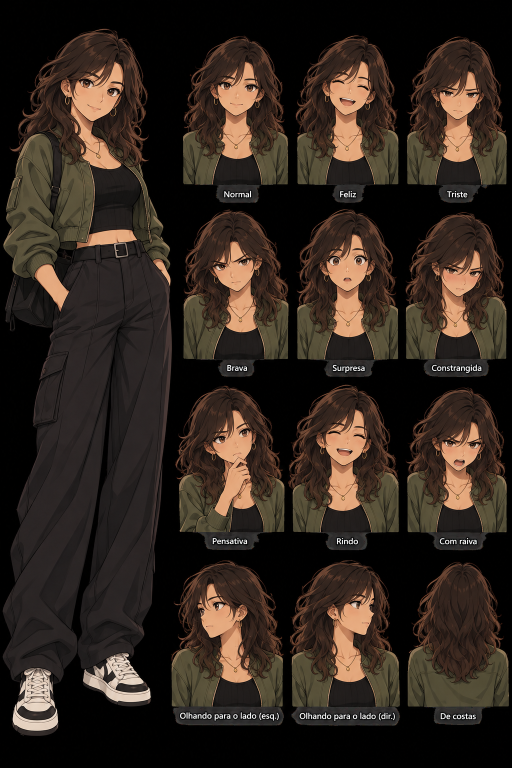
#> input picture Ficha de Personagem_ Expressões e Vistas.png, 1024 x 1536 px (shown at 1/2 size)
$ python recortar_sprites_2.py
#> lines starting #> are read from the running program, lines starting #| are printed output that depends on the picture; after the words box and inside, x2 and y2 are one past the last pixel; in counts of white or black regions, pixels touching at a corner belong together
import os
import numpy as np
from PIL import Image
from scipy import ndimage

im = Image.open('Ficha de Personagem_ Expressões e Vistas.png').convert('RGBA')
arr = np.array(im)

out_dir = 'sprites_recortados_2'
os.makedirs(out_dir, exist_ok=True)

def clean_patch_rgba(patch, hair_limit):
#> called with hair_limit = 330
    out = patch.copy()
    v = out[:, :, :3].max(axis=2).astype(np.float32)
    fg = v > 12
#> fg: shape (1428, 346) bool; 69.7% white; 623 black regions (569 under 20 px), largest, box (x1, y1, x2, y2) and area: (0, 0, 346, 1428) 143968, (107, 434, 155, 492) 441, (247, 279, 286, 386) 219

    # Mantém apenas o componente principal (elimina textos de legenda e ruídos)
    labeled, num = ndimage.label(fg)
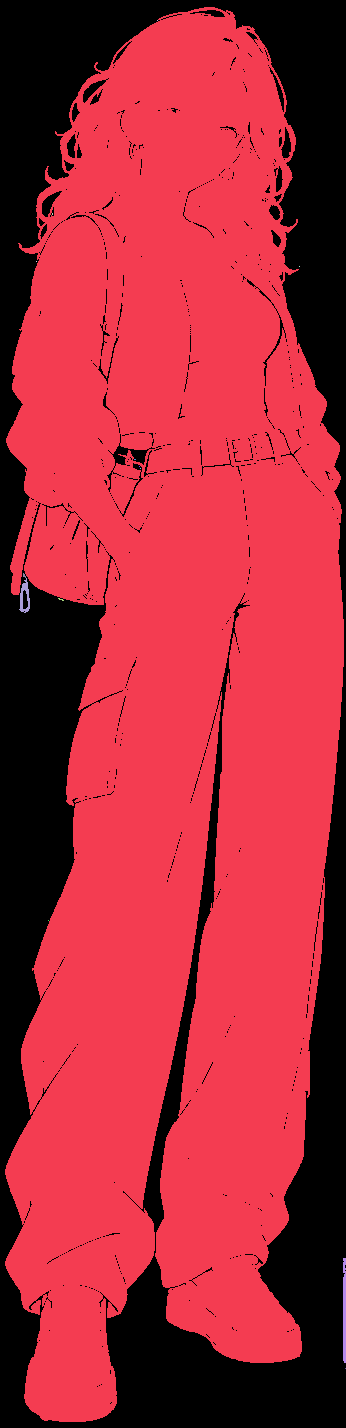
#> labeled: shape (1428, 346) int32; 15 distinct labels, from 0 to 14; one colour per label, 0 black
#> num = 14
    if num == 0:
        return out
    sizes = ndimage.sum(fg, labeled, range(1, num + 1))
#> sizes = [343988, 1, 2, 1, 1, 2, 1, 1, 9, 184, 8, 1, 303, 1]
    main_lbl = np.argmax(sizes) + 1
#> main_lbl = 1
    clean_fg = (labeled == main_lbl)
#> clean_fg: shape (1428, 346) bool; 69.6% white; 620 black regions (567 under 20 px), largest, box (x1, y1, x2, y2) and area: (0, 0, 346, 1428) 144556, (107, 434, 155, 492) 443, (247, 279, 286, 386) 219

    # Preenche regiões escuras internas da silhueta (blusa preta, cinto, cílios, etc.)
    filled_fg = ndimage.binary_fill_holes(clean_fg)
#> filled_fg: shape (1428, 346) bool; 70.8% white; 1 black region, box (x1, y1, x2, y2) and area: (0, 0, 346, 1428) 144319

    # Reabre os vãos entre mechas. O fundo original nem sempre é preto puro:
    # a antialiasing produz pixels de valor 2..12 que a regra anterior deixava opacos.
    dist_to_ext = ndimage.distance_transform_edt(filled_fg)
    holes = filled_fg & (~clean_fg)
#> holes: shape (1428, 346) bool; 1.2% white; 639 white regions (585 under 20 px), largest, box (x1, y1, x2, y2) and area: (107, 434, 155, 492) 443, (247, 279, 286, 386) 219, (42, 191, 62, 217) 213
    h_labeled, h_num = ndimage.label(holes)
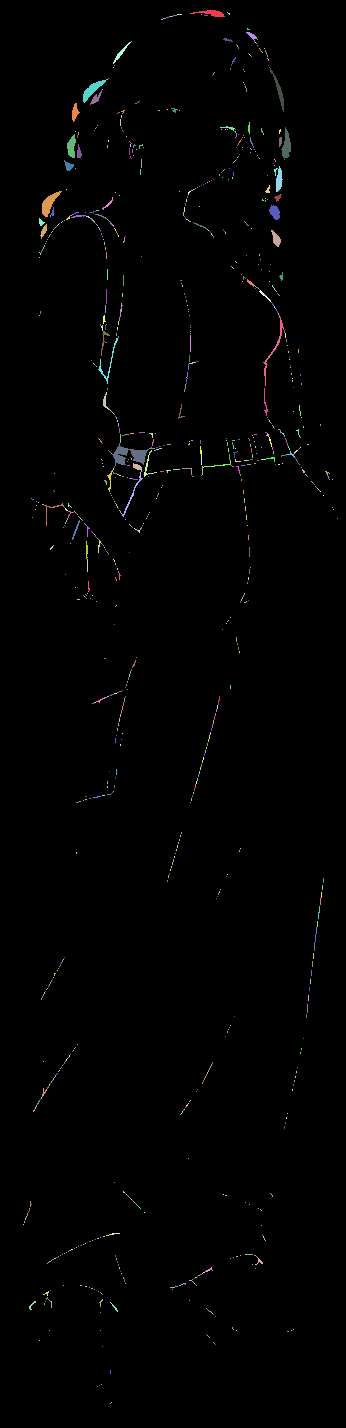
#> h_labeled: shape (1428, 346) int32; 1130 distinct labels, from 0 to 1129; one colour per label, 0 black
#> h_num = 1129
    for i in range(1, h_num + 1):
        h_mask = (h_labeled == i)
        ys, _ = np.where(h_mask)
        if ys.min() < hair_limit and dist_to_ext[h_mask].min() <= 12:
            filled_fg[h_mask] = False
#> this loop made 1129 passes
#> ys on passes 2 to 4: [12], [13, 13, 14], [14, 14, 14, 14, 14]
#> pass 1, in clean_patch_rgba, `h_mask = (h_labeled == i)`:
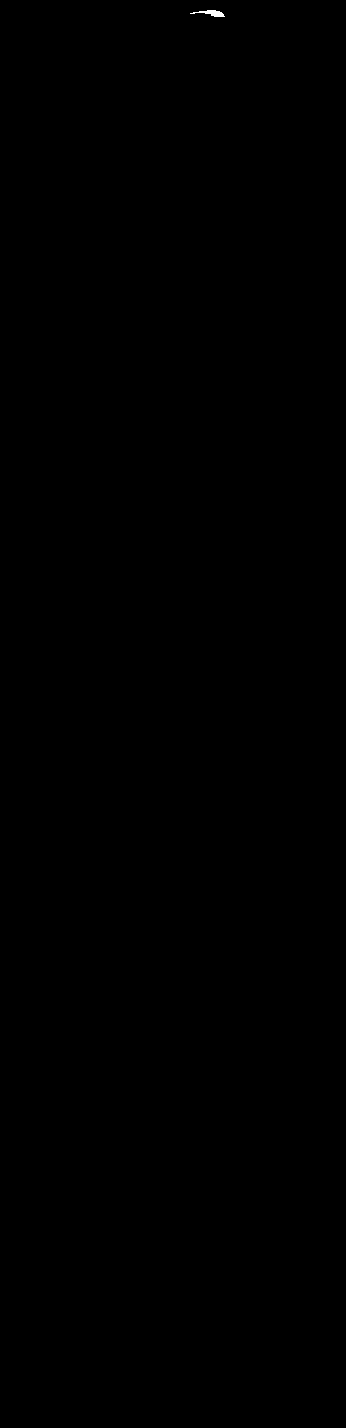
#> h_mask: shape (1428, 346) bool; 0.02% white; 1 white region, box (x1, y1, x2, y2) and area: (190, 10, 225, 17) 119
#> after the loop:
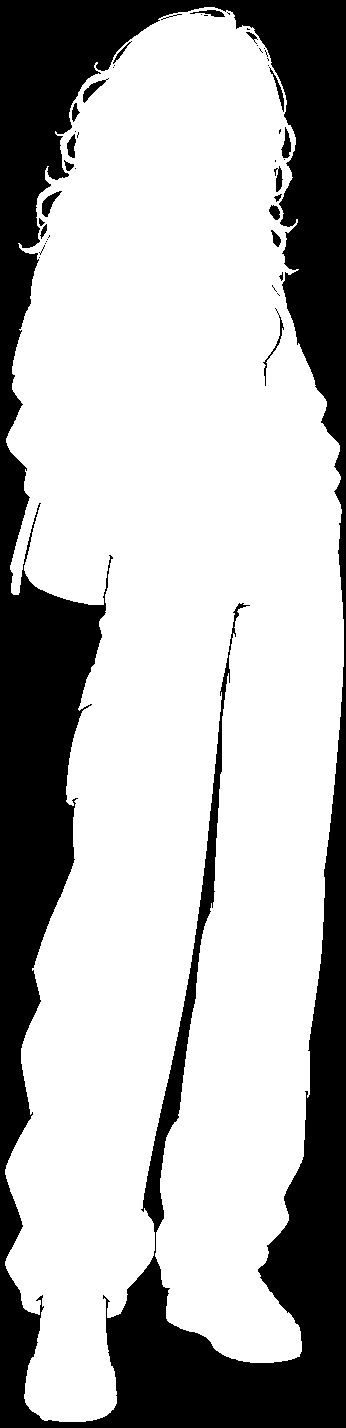
#> filled_fg: shape (1428, 346) bool; 70.4% white; 46 black regions (27 under 20 px), largest, box (x1, y1, x2, y2) and area: (0, 0, 346, 1428) 144319, (42, 191, 62, 217) 213, (83, 78, 109, 103) 191
#> after the loop: h_mask: shape (1428, 346) bool; 0% white in thin lines or dots, all inside (x1, y1, x2, y2) = (110, 1403, 111, 1404)

    interior = ndimage.binary_erosion(filled_fg, iterations=1)
#> interior: shape (1428, 346) bool; 69.1% white; 11 black regions (2 under 20 px), largest, box (x1, y1, x2, y2) and area: (0, 0, 346, 1428) 151267, (262, 307, 285, 387) 310, (41, 190, 63, 218) 277
    near_edge = ndimage.binary_dilation(filled_fg, iterations=1)
#> near_edge: shape (1428, 346) bool; 71.7% white; 39 black regions (22 under 20 px), largest, box (x1, y1, x2, y2) and area: (0, 0, 346, 1428) 134589, (144, 721, 221, 1232) 4306, (43, 192, 60, 216) 153

    # Suaviza a borda [4, 32] -> alpha [0, 255]
    a_new = np.clip((v - 4.0) * (255.0 / (32.0 - 4.0)), 0, 255)
    a_new[~near_edge] = 0
    a_new[interior] = 255
    out[:, :, 3] = np.round(a_new).astype(np.uint8)
    out[out[:, :, 3] == 0, :3] = 0
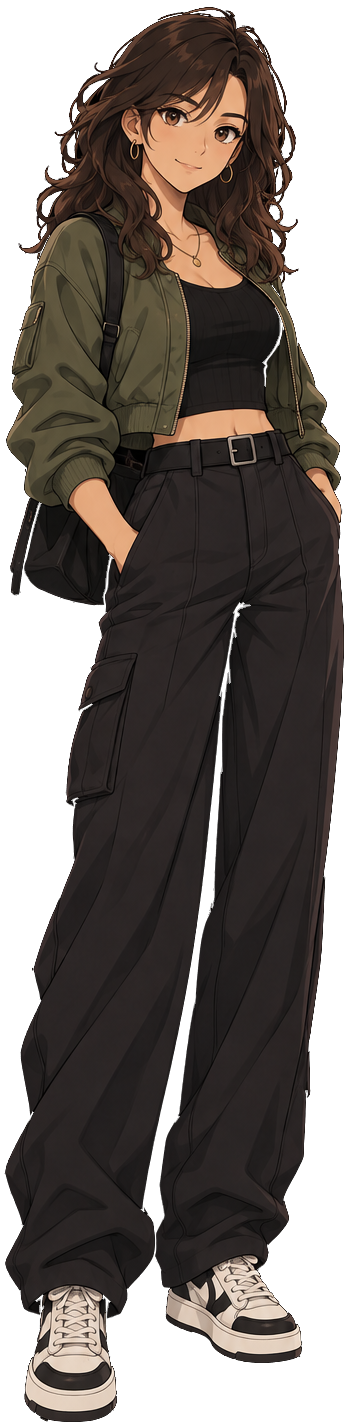
#> out: shape (1428, 346, 4); mean of channels 0, 1, 2, 3 43.1, 36, 31.5, 179; transparent parts drawn white
    return out

# 1. Personagem de corpo inteiro
fb_patch = clean_patch_rgba(arr[50:1478, 0:346], hair_limit=330)
ys, xs = np.where(fb_patch[:, :, 3] > 0)
fb_crop = fb_patch[ys.min():ys.max()+1, xs.min():xs.max()+1]
fb_canvas = np.zeros((fb_crop.shape[0] + 8, fb_crop.shape[1] + 8, 4), dtype=np.uint8)
fb_canvas[4:4+fb_crop.shape[0], 4:4+fb_crop.shape[1]] = fb_crop
Image.fromarray(fb_canvas, 'RGBA').save(os.path.join(out_dir, '00_corpo_inteiro.png'), compress_level=9)
print('Saved 00_corpo_inteiro.png:', fb_canvas.shape[1], 'x', fb_canvas.shape[0])
#| Saved 00_corpo_inteiro.png: 348 x 1423

# 2. 12 Expressões (Canvas padronizado: 240 x 310, alinhado na base e centralizado pelos ombros)
STD_W, STD_H = 240, 310
rows_y = [(65, 367), (415, 717), (765, 1063), (1115, 1412)]
cols_x = [(341, 578), (574, 804), (804, 1020)]
names = [
    ['01_normal', '02_feliz', '03_triste'],
    ['04_brava', '05_surpresa', '06_constrangida'],
    ['07_pensativa', '08_rindo', '09_com_raiva'],
    ['10_olhando_esquerda', '11_olhando_direita', '12_de_costas']
]

for r_idx, (ry0, ry_bot) in enumerate(rows_y):
    for c_idx, (cx0, cx1) in enumerate(cols_x):
        name = names[r_idx][c_idx]
        patch = clean_patch_rgba(arr[ry0:ry_bot+1, cx0:cx1], hair_limit=275)
        sh_slice = patch[-40:, :, 3]
        _, sh_xs = np.where(sh_slice > 128)
        sh_center = (sh_xs.min() + sh_xs.max()) / 2.0

        canvas = np.zeros((STD_H, STD_W, 4), dtype=np.uint8)
        ph, pw = patch.shape[:2]
        x_offset = int(round(STD_W / 2.0 - sh_center))
        y_offset = STD_H - ph

        x_src0 = max(0, -x_offset)
        x_dst0 = max(0, x_offset)
        copy_w = min(pw - x_src0, STD_W - x_dst0)
        canvas[y_offset:STD_H, x_dst0:x_dst0+copy_w] = patch[:, x_src0:x_src0+copy_w]

        out_path = os.path.join(out_dir, f'{name}.png')
        Image.fromarray(canvas, 'RGBA').save(out_path, compress_level=9)
        print(f'Saved {name}.png: {STD_W}x{STD_H} (x_offset={x_offset}, y_offset={y_offset})')
#> this loop made 4 passes
#> pass 1, in clean_patch_rgba (call 2), `labeled, num = ndimage.label(fg)`:
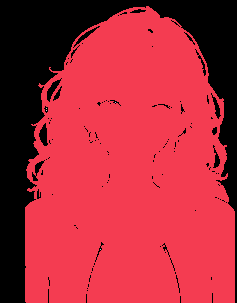
#> labeled: shape (303, 237) int32; 6 distinct labels, from 0 to 5; one colour per label, 0 black
#> after the loop:
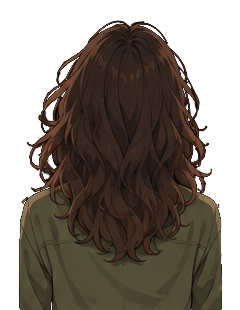
#> canvas: shape (310, 240, 4); mean R, G, B, A 39.2, 31, 23, 157.3; transparent parts drawn white
